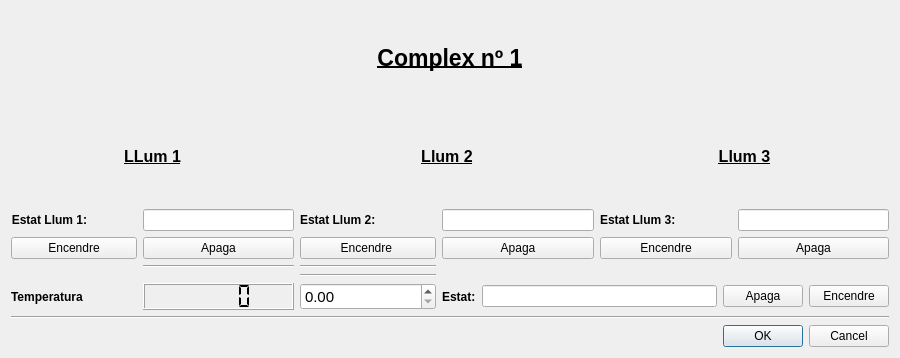
<?xml version="1.0" encoding="UTF-8"?>
<ui version="4.0">
 <class>Dialog</class>
 <widget class="QDialog" name="Dialog">
  <property name="geometry">
   <rect>
    <x>0</x>
    <y>0</y>
    <width>900</width>
    <height>358</height>
   </rect>
  </property>
  <property name="windowTitle">
   <string>Dialog</string>
  </property>
  <layout class="QGridLayout" name="gridLayout_2">
   <item row="2" column="0">
    <widget class="QDialogButtonBox" name="buttonBox">
     <property name="orientation">
      <enum>Qt::Horizontal</enum>
     </property>
     <property name="standardButtons">
      <set>QDialogButtonBox::Cancel|QDialogButtonBox::Ok</set>
     </property>
    </widget>
   </item>
   <item row="0" column="0">
    <layout class="QGridLayout" name="gridLayout">
     <item row="2" column="1">
      <widget class="QLineEdit" name="estat_llum_1">
       <property name="readOnly">
        <bool>true</bool>
       </property>
      </widget>
     </item>
     <item row="6" column="2">
      <widget class="QDoubleSpinBox" name="temperatura_set">
       <property name="font">
        <font>
         <pointsize>11</pointsize>
        </font>
       </property>
       <property name="maximum">
        <double>50.000000000000000</double>
       </property>
      </widget>
     </item>
     <item row="3" column="0">
      <widget class="QPushButton" name="encendre_llum_1">
       <property name="text">
        <string>Encendre</string>
       </property>
      </widget>
     </item>
     <item row="2" column="3">
      <widget class="QLineEdit" name="estat_llum_2"/>
     </item>
     <item row="6" column="3" colspan="3">
      <layout class="QHBoxLayout" name="horizontalLayout">
       <item>
        <widget class="QLabel" name="label_10">
         <property name="font">
          <font>
           <weight>75</weight>
           <bold>true</bold>
          </font>
         </property>
         <property name="text">
          <string>Estat:</string>
         </property>
        </widget>
       </item>
       <item>
        <widget class="QLineEdit" name="temperatura_estat_funcionament"/>
       </item>
       <item>
        <widget class="QPushButton" name="temperatura_apaga">
         <property name="text">
          <string>Apaga</string>
         </property>
        </widget>
       </item>
       <item>
        <widget class="QPushButton" name="temperatura_encendre">
         <property name="text">
          <string>Encendre</string>
         </property>
        </widget>
       </item>
      </layout>
     </item>
     <item row="1" column="0" colspan="2">
      <widget class="QLabel" name="label_3">
       <property name="font">
        <font>
         <pointsize>12</pointsize>
         <weight>75</weight>
         <bold>true</bold>
         <underline>true</underline>
        </font>
       </property>
       <property name="text">
        <string>LLum 1</string>
       </property>
       <property name="alignment">
        <set>Qt::AlignCenter</set>
       </property>
      </widget>
     </item>
     <item row="0" column="0" colspan="6">
      <widget class="QLabel" name="label">
       <property name="font">
        <font>
         <pointsize>17</pointsize>
         <weight>75</weight>
         <bold>true</bold>
         <underline>true</underline>
        </font>
       </property>
       <property name="text">
        <string>Complex nº 1</string>
       </property>
       <property name="alignment">
        <set>Qt::AlignCenter</set>
       </property>
      </widget>
     </item>
     <item row="3" column="3">
      <widget class="QPushButton" name="apaga_llum_2">
       <property name="text">
        <string>Apaga</string>
       </property>
      </widget>
     </item>
     <item row="1" column="4" colspan="2">
      <widget class="QLabel" name="label_5">
       <property name="font">
        <font>
         <pointsize>12</pointsize>
         <weight>75</weight>
         <bold>true</bold>
         <underline>true</underline>
        </font>
       </property>
       <property name="text">
        <string>Llum 3</string>
       </property>
       <property name="alignment">
        <set>Qt::AlignCenter</set>
       </property>
      </widget>
     </item>
     <item row="2" column="2">
      <widget class="QLabel" name="label_12">
       <property name="font">
        <font>
         <weight>75</weight>
         <bold>true</bold>
        </font>
       </property>
       <property name="text">
        <string>Estat Llum 2:                  </string>
       </property>
      </widget>
     </item>
     <item row="2" column="4">
      <widget class="QLabel" name="label_13">
       <property name="font">
        <font>
         <weight>75</weight>
         <bold>true</bold>
        </font>
       </property>
       <property name="text">
        <string>Estat Llum 3:                 </string>
       </property>
      </widget>
     </item>
     <item row="2" column="5">
      <widget class="QLineEdit" name="estat_llum_3"/>
     </item>
     <item row="6" column="1">
      <widget class="QLCDNumber" name="temperatura_lcd">
       <property name="segmentStyle">
        <enum>QLCDNumber::Flat</enum>
       </property>
      </widget>
     </item>
     <item row="3" column="1">
      <widget class="QPushButton" name="apaga_llum_1">
       <property name="text">
        <string>Apaga</string>
       </property>
      </widget>
     </item>
     <item row="2" column="0">
      <widget class="QLabel" name="label_11">
       <property name="font">
        <font>
         <weight>75</weight>
         <bold>true</bold>
        </font>
       </property>
       <property name="text">
        <string>Estat Llum 1:               </string>
       </property>
       <property name="alignment">
        <set>Qt::AlignRight|Qt::AlignTrailing|Qt::AlignVCenter</set>
       </property>
      </widget>
     </item>
     <item row="4" column="1">
      <widget class="Line" name="line_3">
       <property name="orientation">
        <enum>Qt::Horizontal</enum>
       </property>
      </widget>
     </item>
     <item row="6" column="0">
      <widget class="QLabel" name="label_9">
       <property name="font">
        <font>
         <weight>75</weight>
         <bold>true</bold>
        </font>
       </property>
       <property name="text">
        <string>Temperatura</string>
       </property>
      </widget>
     </item>
     <item row="3" column="2">
      <widget class="QPushButton" name="encendre_llum_2">
       <property name="text">
        <string>Encendre </string>
       </property>
      </widget>
     </item>
     <item row="3" column="5">
      <widget class="QPushButton" name="apaga_llum_3">
       <property name="text">
        <string>Apaga</string>
       </property>
      </widget>
     </item>
     <item row="1" column="2" colspan="2">
      <widget class="QLabel" name="label_4">
       <property name="font">
        <font>
         <pointsize>12</pointsize>
         <weight>75</weight>
         <bold>true</bold>
         <underline>true</underline>
        </font>
       </property>
       <property name="text">
        <string>Llum 2</string>
       </property>
       <property name="alignment">
        <set>Qt::AlignCenter</set>
       </property>
      </widget>
     </item>
     <item row="4" column="2">
      <widget class="Line" name="line">
       <property name="orientation">
        <enum>Qt::Horizontal</enum>
       </property>
      </widget>
     </item>
     <item row="3" column="4">
      <widget class="QPushButton" name="encendre_llum_3">
       <property name="text">
        <string>Encendre</string>
       </property>
      </widget>
     </item>
     <item row="5" column="2">
      <widget class="Line" name="line_4">
       <property name="orientation">
        <enum>Qt::Horizontal</enum>
       </property>
      </widget>
     </item>
    </layout>
   </item>
   <item row="1" column="0">
    <widget class="Line" name="line_2">
     <property name="orientation">
      <enum>Qt::Horizontal</enum>
     </property>
    </widget>
   </item>
  </layout>
 </widget>
 <resources/>
 <connections>
  <connection>
   <sender>buttonBox</sender>
   <signal>accepted()</signal>
   <receiver>Dialog</receiver>
   <slot>accept()</slot>
   <hints>
    <hint type="sourcelabel">
     <x>248</x>
     <y>254</y>
    </hint>
    <hint type="destinationlabel">
     <x>157</x>
     <y>274</y>
    </hint>
   </hints>
  </connection>
  <connection>
   <sender>buttonBox</sender>
   <signal>rejected()</signal>
   <receiver>Dialog</receiver>
   <slot>reject()</slot>
   <hints>
    <hint type="sourcelabel">
     <x>316</x>
     <y>260</y>
    </hint>
    <hint type="destinationlabel">
     <x>286</x>
     <y>274</y>
    </hint>
   </hints>
  </connection>
 </connections>
</ui>
